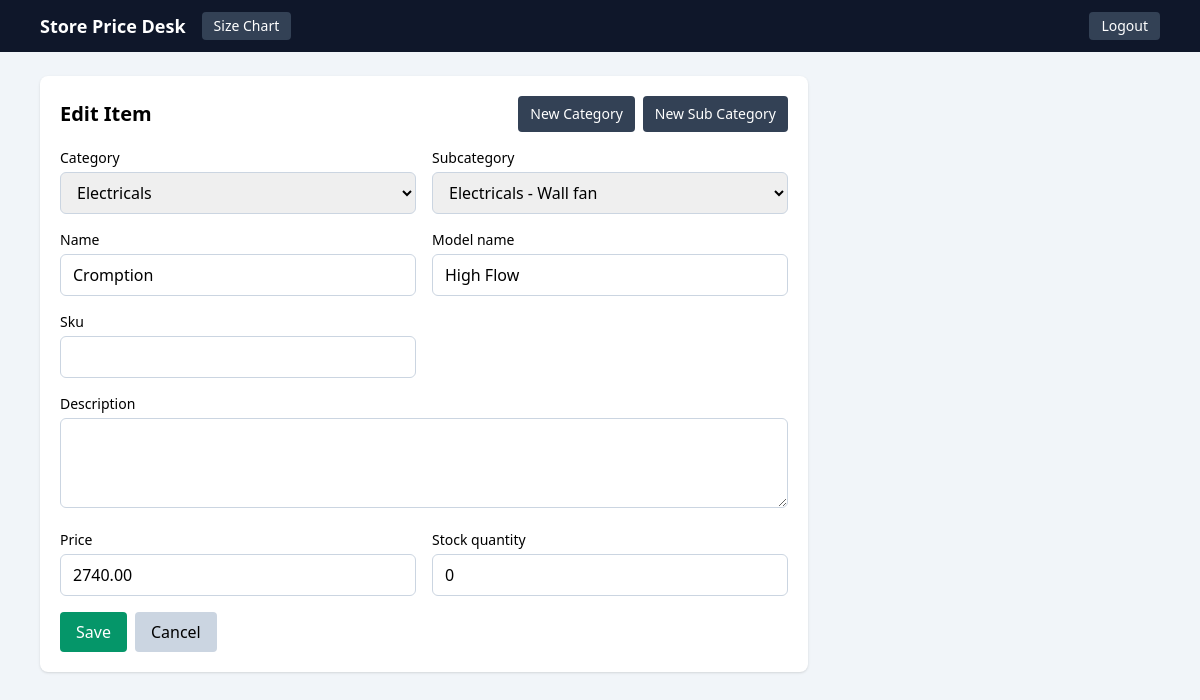
The page /items/3/edit/ (signed in) on the database its author committed.
### store/models.py (models this page shows, shortened)
class Item(models.Model):
    category = models.ForeignKey(Category, related_name="items", on_delete=models.PROTECT)
    subcategory = models.ForeignKey(SubCategory, related_name="items", on_delete=models.PROTECT)
    model_name = models.CharField(max_length=180, blank=True, default="")
    name = models.CharField(max_length=180)
    sku = models.CharField(max_length=50, blank=True)
    description = models.TextField(blank=True)
    price = models.DecimalField(max_digits=10, decimal_places=2)
    stock_quantity = models.PositiveIntegerField(default=0)
    created_at = models.DateTimeField(auto_now_add=True)
    updated_at = models.DateTimeField(auto_now=True)
    class Meta:
        ordering = ["name"]
        unique_together = ("subcategory", "name")

### store/views.py (the view)
# urls.py: path("items/<int:pk>/edit/", views.item_update, name="item-edit"),
@login_required
def item_update(request, pk):
    item = get_object_or_404(Item, pk=pk)
    if request.method == "POST":
        form = ItemForm(request.POST, instance=item)
        if form.is_valid():
            form.save()
            return redirect("item-list")
    else:
        form = ItemForm(instance=item)
    return render(request, "store/item_form.html", {"form": form, "title": "Edit Item"})

### store/forms.py (shortened to what this page needs)
class ItemForm(forms.ModelForm):
    class Meta:
        model = Item
        fields = ["category", "subcategory", "name", "model_name", "sku", "description", "price", "stock_quantity"]
        widgets = {
            "description": forms.Textarea(attrs={"rows": 3}),
        }
    def __init__(self, *args, **kwargs):
        super().__init__(*args, **kwargs)
        subcategory_qs = SubCategory.objects.select_related("category")
        category_id = None
        if self.is_bound:
            category_id = self.data.get("category")
        elif self.instance and self.instance.pk:
            category_id = self.instance.category_id
        if category_id:
            self.fields["subcategory"].queryset = subcategory_qs.filter(category_id=category_id)
        else:
            self.fields["subcategory"].queryset = subcategory_qs.none()

### store/models.py (called while the page is built)
    def __str__(self):
        return self.name

    def __str__(self):
        return f"{self.category.name} - {self.name}"

### store/templates/store/item_form.html (shortened to what this page needs)
{% extends "store/base.html" %}
{% block content %}
<div class="bg-white rounded-lg shadow p-5 max-w-3xl">
    <div class="flex flex-col md:flex-row md:items-center md:justify-between gap-3 mb-4">
        <h1 class="text-xl font-semibold">{{ title }}</h1>
        <div class="flex gap-2">
            <a href="{% url 'category-add' %}?next=item-add" class="bg-slate-700 hover:bg-slate-600 text-white text-sm px-3 py-2 rounded">New Category</a>
            <a href="{% url 'subcategory-add' %}?next=item-add" class="bg-slate-700 hover:bg-slate-600 text-white text-sm px-3 py-2 rounded">New Sub Category</a>
        </div>
    </div>
    <form method="post" class="space-y-4">
        <div class="grid md:grid-cols-2 gap-4">
            {% for field in form %}
                <div class="{% if field.name == 'description' %}md:col-span-2{% endif %}">
                    <label class="block text-sm mb-1">{{ field.label }}</label>
                    {{ field }}
                </div>
            {% endfor %}
        </div>
        <div class="flex gap-2">
            <button type="submit" class="bg-emerald-600 hover:bg-emerald-500 text-white px-4 py-2 rounded">Save</button>
            <a href="{% url 'item-list' %}" class="bg-slate-300 hover:bg-slate-200 px-4 py-2 rounded">Cancel</a>
        </div>
    </form>
</div>
{% endblock %}

### store/templates/store/item_form.html (style rules this page uses)
input, select, textarea { width: 100%; border: 1px solid #cbd5e1; border-radius: 0.375rem; padding: 0.5rem 0.75rem; }

### rows shown on the page
Item: form "Electricals" "Electricals - Wall fan" "Cromption" "High Flow" "2740.00" "0"

### other values the page prints
{{ title }} "Edit Item"
{{ field.label }} "Category" "Subcategory" "Name" "Model name" "Sku" "Description" "Price" "Stock quantity"
